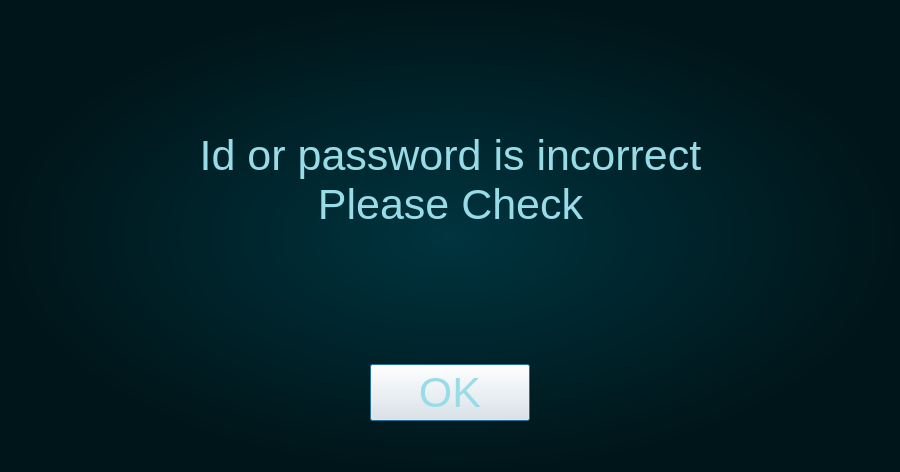
<?xml version="1.0" encoding="UTF-8"?>
<ui version="4.0">
 <class>Dialog</class>
 <widget class="QDialog" name="Dialog">
  <property name="geometry">
   <rect>
    <x>0</x>
    <y>0</y>
    <width>900</width>
    <height>472</height>
   </rect>
  </property>
  <property name="windowTitle">
   <string>Dialog</string>
  </property>
  <property name="styleSheet">
   <string notr="true">.QDialog{
border-image: url(./images/frame22.png);
border-image-repeat : stretch;
	background-color: qradialgradient(spread:pad, cx:0.5, cy:0.5, radius:0.5, fx:0.5, fy:0.5, stop:0 rgba(0, 52, 63, 255), stop:1 rgba(0, 21, 25, 255));

}
</string>
  </property>
  <layout class="QGridLayout" name="gridLayout">
   <item row="0" column="3">
    <spacer name="verticalSpacer">
     <property name="orientation">
      <enum>Qt::Vertical</enum>
     </property>
     <property name="sizeHint" stdset="0">
      <size>
       <width>20</width>
       <height>40</height>
      </size>
     </property>
    </spacer>
   </item>
   <item row="1" column="0">
    <spacer name="horizontalSpacer_3">
     <property name="orientation">
      <enum>Qt::Horizontal</enum>
     </property>
     <property name="sizeHint" stdset="0">
      <size>
       <width>40</width>
       <height>20</height>
      </size>
     </property>
    </spacer>
   </item>
   <item row="1" column="6">
    <spacer name="horizontalSpacer_4">
     <property name="orientation">
      <enum>Qt::Horizontal</enum>
     </property>
     <property name="sizeHint" stdset="0">
      <size>
       <width>40</width>
       <height>20</height>
      </size>
     </property>
    </spacer>
   </item>
   <item row="2" column="3">
    <spacer name="verticalSpacer_2">
     <property name="orientation">
      <enum>Qt::Vertical</enum>
     </property>
     <property name="sizeHint" stdset="0">
      <size>
       <width>20</width>
       <height>40</height>
      </size>
     </property>
    </spacer>
   </item>
   <item row="3" column="1">
    <spacer name="horizontalSpacer_5">
     <property name="orientation">
      <enum>Qt::Horizontal</enum>
     </property>
     <property name="sizeHint" stdset="0">
      <size>
       <width>40</width>
       <height>20</height>
      </size>
     </property>
    </spacer>
   </item>
   <item row="3" column="2">
    <spacer name="horizontalSpacer_6">
     <property name="orientation">
      <enum>Qt::Horizontal</enum>
     </property>
     <property name="sizeType">
      <enum>QSizePolicy::Fixed</enum>
     </property>
     <property name="sizeHint" stdset="0">
      <size>
       <width>100</width>
       <height>20</height>
      </size>
     </property>
    </spacer>
   </item>
   <item row="3" column="3">
    <widget class="QPushButton" name="btn_ok">
     <property name="sizePolicy">
      <sizepolicy hsizetype="Fixed" vsizetype="Fixed">
       <horstretch>0</horstretch>
       <verstretch>0</verstretch>
      </sizepolicy>
     </property>
     <property name="minimumSize">
      <size>
       <width>160</width>
       <height>0</height>
      </size>
     </property>
     <property name="font">
      <font>
       <pointsize>32</pointsize>
      </font>
     </property>
     <property name="styleSheet">
      <string notr="true">.QPushButton {
	color:rgba(152, 220,232, 255);
	border-image: url(./images/button_background1.png)
}

.QPushButton:checked {
	border-image: url(./images/button_background2.png)

}</string>
     </property>
     <property name="text">
      <string>OK</string>
     </property>
    </widget>
   </item>
   <item row="3" column="4">
    <spacer name="horizontalSpacer_7">
     <property name="orientation">
      <enum>Qt::Horizontal</enum>
     </property>
     <property name="sizeType">
      <enum>QSizePolicy::Fixed</enum>
     </property>
     <property name="sizeHint" stdset="0">
      <size>
       <width>100</width>
       <height>20</height>
      </size>
     </property>
    </spacer>
   </item>
   <item row="3" column="5">
    <spacer name="horizontalSpacer_8">
     <property name="orientation">
      <enum>Qt::Horizontal</enum>
     </property>
     <property name="sizeHint" stdset="0">
      <size>
       <width>40</width>
       <height>20</height>
      </size>
     </property>
    </spacer>
   </item>
   <item row="4" column="3">
    <spacer name="verticalSpacer_3">
     <property name="orientation">
      <enum>Qt::Vertical</enum>
     </property>
     <property name="sizeType">
      <enum>QSizePolicy::Fixed</enum>
     </property>
     <property name="sizeHint" stdset="0">
      <size>
       <width>20</width>
       <height>40</height>
      </size>
     </property>
    </spacer>
   </item>
   <item row="1" column="1" colspan="5">
    <widget class="QFrame" name="">
     <property name="styleSheet">
      <string notr="true">.QFrame{
	border-image: url(./images/frame11.png);
}</string>
     </property>
     <layout class="QHBoxLayout" name="horizontalLayout">
      <property name="leftMargin">
       <number>20</number>
      </property>
      <property name="topMargin">
       <number>10</number>
      </property>
      <property name="rightMargin">
       <number>20</number>
      </property>
      <property name="bottomMargin">
       <number>20</number>
      </property>
      <item>
       <widget class="QLabel" name="txt_msg">
        <property name="font">
         <font>
          <pointsize>32</pointsize>
         </font>
        </property>
        <property name="styleSheet">
         <string notr="true">.QLabel{
	color:rgba(152, 220,232, 255);
}</string>
        </property>
        <property name="text">
         <string>
Id or password is incorrect    
Please Check
</string>
        </property>
        <property name="alignment">
         <set>Qt::AlignCenter</set>
        </property>
       </widget>
      </item>
     </layout>
    </widget>
   </item>
  </layout>
 </widget>
 <resources/>
 <connections>
  <connection>
   <sender>btn_ok</sender>
   <signal>released()</signal>
   <receiver>Dialog</receiver>
   <slot>accept()</slot>
   <hints>
    <hint type="sourcelabel">
     <x>612</x>
     <y>326</y>
    </hint>
    <hint type="destinationlabel">
     <x>442</x>
     <y>177</y>
    </hint>
   </hints>
  </connection>
 </connections>
</ui>
